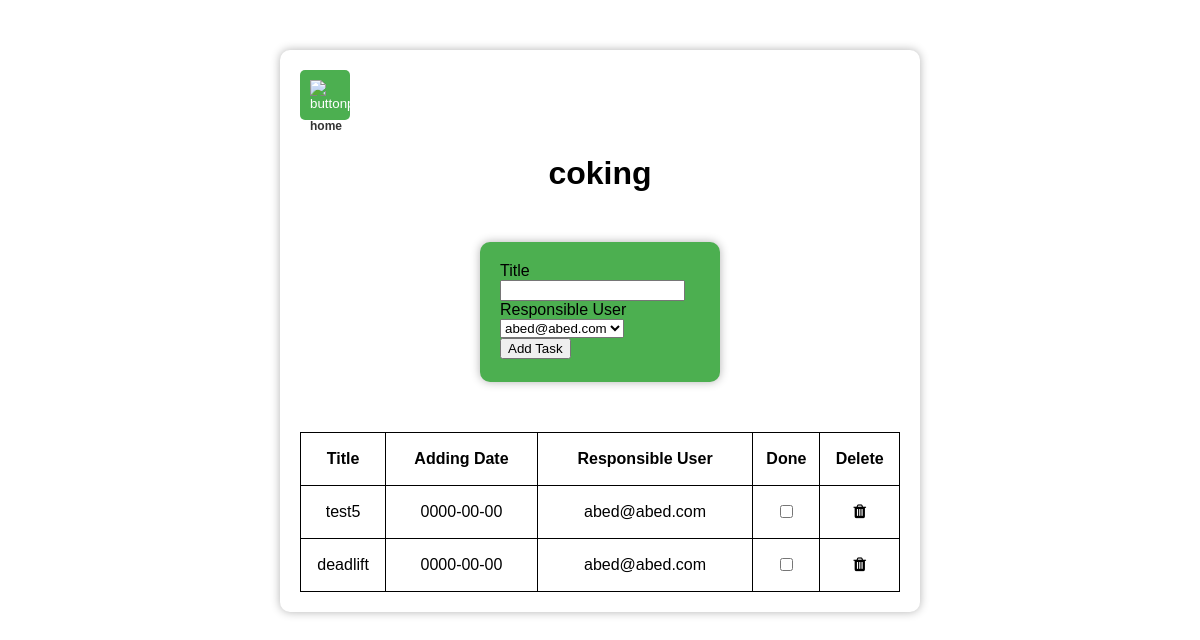
The app's page /HW3/task_list.php?list_id=25 (signed in) with its own data.
### tables this page shows
CREATE TABLE `lists` (
  `list_id` int(11) NOT NULL,
  `title` varchar(255) NOT NULL,
  `create_date` timestamp NOT NULL DEFAULT current_timestamp(),
  `owner_email` varchar(255) NOT NULL,
  `shared_users` text DEFAULT NULL
);

CREATE TABLE `tasks` (
  `task_id` int(11) NOT NULL,
  `title` varchar(255) NOT NULL,
  `date` date NOT NULL,
  `Responsible_User` varchar(255) NOT NULL,
  `list_id` int(11) DEFAULT NULL,
  `done` tinyint(1) DEFAULT 0
);

### HW3/task_list.php (the view, shortened to what this page needs)
<?php
$list_id = $_GET['list_id'];
$servername = "localhost";
$username = "root";
$password = "";
$dbname = "211941653_322753203";
$conn = new mysqli($servername, $username, $password, $dbname);
$query = "SELECT * FROM lists WHERE list_id = $list_id";
$result = $conn->query($query);
if ($result->num_rows > 0) {
    $list = $result->fetch_assoc();
} else {
    header("Location: home.php");
    exit();
}
$query = "SELECT * FROM tasks WHERE list_id = $list_id";
$result = $conn->query($query);
$tasks = array();
if ($result->num_rows > 0) {
    while ($row = $result->fetch_assoc()) {
        $tasks[] = $row;
    }
}
$shared_users = explode(",", $list['shared_users']);
?>
<!DOCTYPE html>
<html lang="en">
<head>
    <link rel="stylesheet" type="text/css" href="style3.css">
    <link rel="stylesheet" href="https://cdnjs.cloudflare.com/ajax/libs/font-awesome/4.7.0/css/font-awesome.min.css">
</head>
<body>
    <div id="tasks">
        <button id="home-button">
            <img id="home-img" src="https://icon-library.com/images/home-icon-white/home-icon-white-10.jpg" alt="buttonpng">
            <h1 id="homeText">home</h1>
        </button>
        <h1 id="title-of-task-list"><?php echo $list['title']; ?></h1>
        <form id="add-task-form" action="add_task.php?list_id=<?php echo $list_id; ?>" method="POST">
            <div class="form-group">
                <label for="taskTitle">Title</label>
                <input type="text" class="form-control" id="taskTitle" name="taskTitle" required>
            </div>
            <div class="form-group">
                <label for="responsibleUser">Responsible User</label>
                <select class="form-control" id="responsibleUser" name="responsibleUser">
                    <?php
                    foreach ($shared_users as $shared_user) {
                        echo '<option value="' . $shared_user . '">' . $shared_user . '</option>';
                    }
                    ?>
                </select>
            </div>
            <button type="submit" class="btn btn-primary">Add Task</button>
        </form>
        <table id="Tasks">
            <thead>
                <tr>
                    <th>Title</th>
                    <th>Adding Date</th>
                    <th>Responsible User</th>
                    <th>Done</th>
                    <th>Delete</th>
                </tr>
            </thead>
            <tbody>
                <?php
                foreach ($tasks as $task) {
                    echo '<tr class="home-page-list-rows">';
                    echo '<td>' . $task['title'] . '</td>';
                    echo '<td>' . $task['date'] . '</td>';
                    echo '<td>' . $task['Responsible_User'] . '</td>';
                    echo '<td> <input type="checkbox" class="checks" data-task-id="' . $task['task_id'] . '" ' . ($task['done'] ? 'checked' : '') . '><br></td>';
                    echo '<td> <i class="delete-icon fa fa-trash" data-task-id="' . $task['task_id'] . '"></i></td>';
                    echo '</tr>';
                }
                ?>
            </tbody>
        </table>
    </div>
</body>
</html>

### HW3/style3.css (style rules this page uses)
body { font-family: Arial, sans-serif; background-image: url('https://img.freepik.com/premium-photo/open-notebook-with-office-supplies_299599-23.jpg'); background-size: cover; }
#tasks { background-color: white; width: 600px; padding: 20px; margin: 50px auto; border-radius: 10px; box-shadow: 0px 0px 10px rgba(0, 0, 0, 0.3); }
#Tasks, th, td { border: 1px solid; }
#Tasks { width: 100%; border-collapse: collapse; }
th { height: 50px; }
td { text-align: center; height: 50px; }
#title-of-task-list, #list1 { text-align: center; }
#home-button { width: 50px; height: 50px; background-color: #4CAF50; padding: 10px; color: white; padding: 10px; border: none; border-radius: 5px; cursor: pointer; }
#home-img { width: 100%; }
#add-task-form { background-color: #4CAF50; width: 200px; height: 100px; padding: 20px; margin: 50px auto; border-radius: 10px; box-shadow: 0px 0px 10px rgba(0, 0, 0, 0.3); }
#homeText { text-align: center; color: #333; font-size: 12px; }

### records on screen
lists: title "coking"
tasks: title "test5", date "0000-00-00", Responsible_User "abed@abed.com"
tasks: title "deadlift", date "0000-00-00", Responsible_User "abed@abed.com"

### other values on screen
form field responsibleUser "abed@abed.com"
